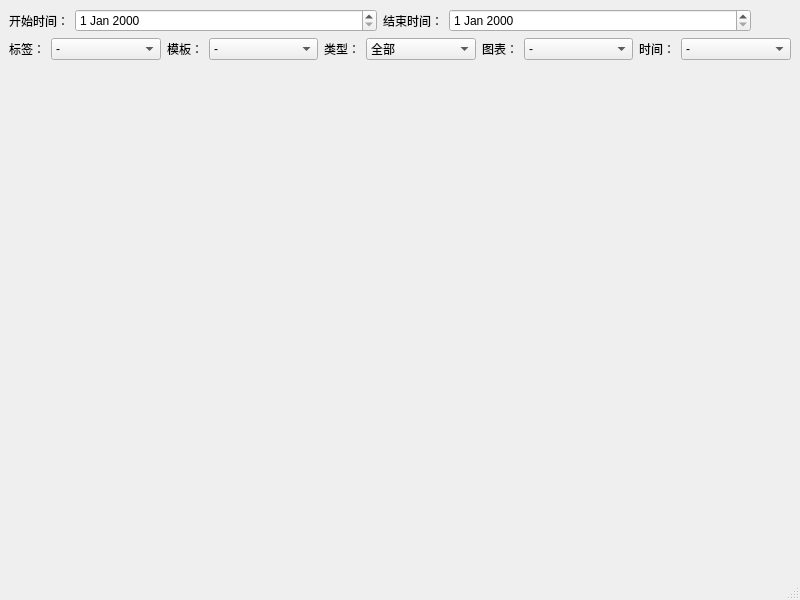
<?xml version="1.0" encoding="UTF-8"?>
<ui version="4.0">
 <class>ChartWindow</class>
 <widget class="QMainWindow" name="ChartWindow">
  <property name="geometry">
   <rect>
    <x>0</x>
    <y>0</y>
    <width>800</width>
    <height>600</height>
   </rect>
  </property>
  <property name="windowTitle">
   <string>MainWindow</string>
  </property>
  <widget class="QWidget" name="centralwidget">
   <layout class="QVBoxLayout" name="verticalLayout_2" stretch="1,1,200,1">
    <item>
     <layout class="QVBoxLayout" name="verticalLayout">
      <item>
       <layout class="QHBoxLayout" name="horizontalLayout">
        <item>
         <widget class="QLabel" name="label_6">
          <property name="sizePolicy">
           <sizepolicy hsizetype="Maximum" vsizetype="Preferred">
            <horstretch>0</horstretch>
            <verstretch>0</verstretch>
           </sizepolicy>
          </property>
          <property name="text">
           <string>开始时间：</string>
          </property>
         </widget>
        </item>
        <item>
         <widget class="QDateEdit" name="date_start">
          <property name="sizePolicy">
           <sizepolicy hsizetype="Preferred" vsizetype="Maximum">
            <horstretch>0</horstretch>
            <verstretch>0</verstretch>
           </sizepolicy>
          </property>
         </widget>
        </item>
        <item>
         <widget class="QLabel" name="label_7">
          <property name="sizePolicy">
           <sizepolicy hsizetype="Maximum" vsizetype="Preferred">
            <horstretch>0</horstretch>
            <verstretch>0</verstretch>
           </sizepolicy>
          </property>
          <property name="text">
           <string>结束时间：</string>
          </property>
         </widget>
        </item>
        <item>
         <widget class="QDateEdit" name="date_end">
          <property name="sizePolicy">
           <sizepolicy hsizetype="Preferred" vsizetype="Fixed">
            <horstretch>0</horstretch>
            <verstretch>50</verstretch>
           </sizepolicy>
          </property>
         </widget>
        </item>
        <item>
         <spacer name="horizontalSpacer">
          <property name="orientation">
           <enum>Qt::Horizontal</enum>
          </property>
          <property name="sizeType">
           <enum>QSizePolicy::Preferred</enum>
          </property>
          <property name="sizeHint" stdset="0">
           <size>
            <width>40</width>
            <height>20</height>
           </size>
          </property>
         </spacer>
        </item>
       </layout>
      </item>
     </layout>
    </item>
    <item>
     <layout class="QHBoxLayout" name="horizontalLayout_3">
      <item>
       <widget class="QLabel" name="label">
        <property name="sizePolicy">
         <sizepolicy hsizetype="Maximum" vsizetype="Preferred">
          <horstretch>0</horstretch>
          <verstretch>0</verstretch>
         </sizepolicy>
        </property>
        <property name="text">
         <string>标签：</string>
        </property>
       </widget>
      </item>
      <item>
       <widget class="QComboBox" name="select_label">
        <item>
         <property name="text">
          <string>-         </string>
         </property>
        </item>
        <item>
         <property name="text">
          <string>全部</string>
         </property>
        </item>
       </widget>
      </item>
      <item>
       <widget class="QLabel" name="label_2">
        <property name="sizePolicy">
         <sizepolicy hsizetype="Maximum" vsizetype="Preferred">
          <horstretch>0</horstretch>
          <verstretch>0</verstretch>
         </sizepolicy>
        </property>
        <property name="text">
         <string>模板：</string>
        </property>
       </widget>
      </item>
      <item>
       <widget class="QComboBox" name="select_mod">
        <item>
         <property name="text">
          <string>-         </string>
         </property>
        </item>
       </widget>
      </item>
      <item>
       <widget class="QLabel" name="label_3">
        <property name="sizePolicy">
         <sizepolicy hsizetype="Maximum" vsizetype="Preferred">
          <horstretch>0</horstretch>
          <verstretch>0</verstretch>
         </sizepolicy>
        </property>
        <property name="text">
         <string>类型：</string>
        </property>
       </widget>
      </item>
      <item>
       <widget class="QComboBox" name="select_type">
        <item>
         <property name="text">
          <string>全部</string>
         </property>
        </item>
        <item>
         <property name="text">
          <string>消耗</string>
         </property>
        </item>
        <item>
         <property name="text">
          <string>获取</string>
         </property>
        </item>
       </widget>
      </item>
      <item>
       <widget class="QLabel" name="label_4">
        <property name="sizePolicy">
         <sizepolicy hsizetype="Maximum" vsizetype="Preferred">
          <horstretch>0</horstretch>
          <verstretch>0</verstretch>
         </sizepolicy>
        </property>
        <property name="text">
         <string>图表：</string>
        </property>
       </widget>
      </item>
      <item>
       <widget class="QComboBox" name="select_graph">
        <item>
         <property name="text">
          <string>-                </string>
         </property>
        </item>
       </widget>
      </item>
      <item>
       <widget class="QLabel" name="label_5">
        <property name="sizePolicy">
         <sizepolicy hsizetype="Maximum" vsizetype="Preferred">
          <horstretch>0</horstretch>
          <verstretch>0</verstretch>
         </sizepolicy>
        </property>
        <property name="text">
         <string>时间：</string>
        </property>
       </widget>
      </item>
      <item>
       <widget class="QComboBox" name="select_time">
        <item>
         <property name="text">
          <string>-            </string>
         </property>
        </item>
       </widget>
      </item>
     </layout>
    </item>
    <item>
     <layout class="QVBoxLayout" name="chart_layout"/>
    </item>
    <item>
     <spacer name="verticalSpacer">
      <property name="orientation">
       <enum>Qt::Vertical</enum>
      </property>
      <property name="sizeHint" stdset="0">
       <size>
        <width>20</width>
        <height>40</height>
       </size>
      </property>
     </spacer>
    </item>
   </layout>
  </widget>
  <widget class="QMenuBar" name="menubar">
   <property name="geometry">
    <rect>
     <x>0</x>
     <y>0</y>
     <width>800</width>
     <height>25</height>
    </rect>
   </property>
  </widget>
  <widget class="QStatusBar" name="statusbar"/>
 </widget>
 <resources/>
 <connections/>
</ui>
